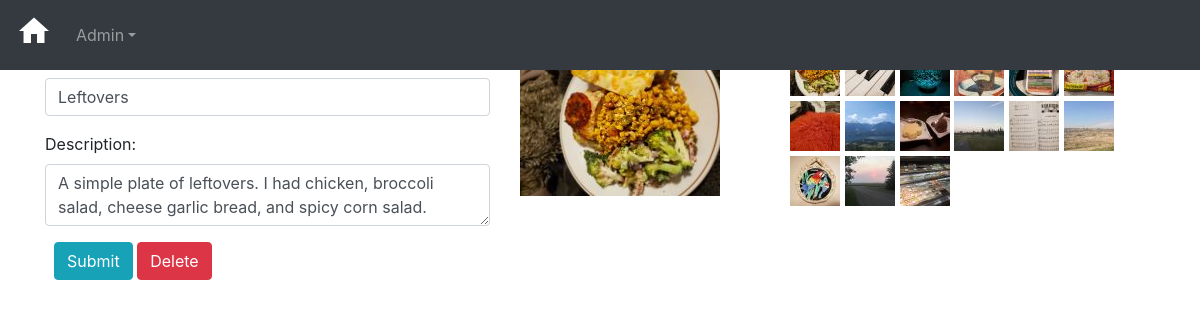
Page /admin/edit.php (signed in) on the committed database.
### tables this page shows
CREATE TABLE `tgo_Image` (
  `id` int(11) NOT NULL,
  `tgo_file` varchar(255) NOT NULL,
  `tgo_title` varchar(255) NOT NULL,
  `tgo_description` varchar(255) NOT NULL
);

### admin/edit.php (the view, shortened to what this page needs)
<?php
include("../includes/header.php");
?>
<?php
$image_id = $_GET['id'];
if (!isset($image_id)) {
    $result = mysqli_query($con, "SELECT id FROM tgo_Image LIMIT 1") or die(mysqli_error($con));
    while ($row = mysqli_fetch_array($result)) {
        $image_id = $row['id'];
    }
}
$result = mysqli_query($con, "SELECT * FROM tgo_Image") or die(mysqli_error($con));
while ($row = mysqli_fetch_array($result)) {
    $title = $row['tgo_title'];
    $image = $row['tgo_file'];
    $id = $row['id'];
    $editLinks .= "\n<a class=\"edit-link\" id=\"style-links\" href=\"edit.php?id=$id\"><img src=\"../images/squares50/$image\" alt=\"thumbnail\" /></a>";
}
$result = mysqli_query($con, "SELECT * FROM tgo_Image WHERE id = '$image_id'") or die(mysqli_error($con));
while ($row = mysqli_fetch_array($result)) {
    $title = $row['tgo_title'];
    $description = $row['tgo_description'];
    $imageFile = $row['tgo_file'];
}
?>
<h2>Edit</h2>
<div class="row">
    <div class="col-5">
        <form id="myform" name="myform" method="post" action="<?php echo htmlspecialchars($_SERVER['REQUEST_URI']); ?>">
            <div class="form-group">
                <label for="title">Title:</label>
                <input type="text" name="title" class="form-control" value="<?php if ($title) {
                                                                                echo $title;
                                                                            } ?>">
            </div>
            <div class="form-group">
                <label for="description">Description:</label>
                <textarea name="description" class="form-control"><?php if ($description) {
                                                                        echo $description;
                                                                    } ?></textarea>
            </div>
            <div class="form-group">
                <label for="submit">&nbsp;</label>
                <input type="submit" name="submit" class="btn btn-info" value="Submit">
                <a class="btn btn-danger del" href="delete.php?id=<?php echo $image_id ?>">Delete</a>
            </div>
        </form>
    </div>
    <div class="col-3">
        <img src="../images/thumbs200/<?php if ($imageFile) {
                                            echo $imageFile;
                                        } ?>" alt="">
    </div>
    <div class="col-4">
        <div class="row d-flex justify-content-start">
            <?php echo $editLinks; ?>
        </div>
    </div>
</div>
<?php
include("../includes/footer.php");
?>

### includes/header.php (shortened to what this page needs)
<!DOCTYPE html>
<html lang="en">
<head>
  <link rel="stylesheet" href="https://maxcdn.bootstrapcdn.com/bootstrap/4.0.0/css/bootstrap.min.css">
  <link href="<?php echo BASE_URL ?>css/styles.css" rel="stylesheet">
  <link href="<?php echo BASE_URL ?>css/bootstrap-cerulean.css" rel="stylesheet">
</head>
<body>
  <nav class="navbar navbar-expand-md navbar-dark bg-dark mb-4 fixed-top">
    <a class="navbar-brand" href="<?php echo BASE_URL ?>index.php"><i class="material-icons" style="font-size:36px">home</i></a>
    <div class="collapse navbar-collapse" id="navbarCollapse">
      <ul class="navbar-nav mr-auto">
        <li class="nav-item dropdown">
          <a class="nav-link dropdown-toggle" href="#" id="dropdown01" data-toggle="dropdown" aria-haspopup="true" aria-expanded="false">Admin</a>
        </li>
      </ul>
    </div>
  </nav>
  <main role="main" class="container">

### includes/footer.php (shortened to what this page needs)
    </main>
  </body>
</html>

### admin/edit.php (style rules this page uses)
.edit-link { margin-right: .3rem; margin-bottom: .3rem; }

### rows in the picture
tgo_image: title "Leftovers", description "A simple plate of leftovers. I had chicken, broccoli salad, cheese garlic bread, and spicy corn salad.", tgo_file (picture)
tgo_image: tgo_file (picture)
tgo_image: tgo_file (picture)
tgo_image: tgo_file (picture)
tgo_image: tgo_file (picture)
tgo_image: tgo_file (picture)
tgo_image: tgo_file (picture)
tgo_image: tgo_file (picture)
tgo_image: tgo_file (picture)
tgo_image: tgo_file (picture)
tgo_image: tgo_file (picture)
tgo_image: tgo_file (picture)
tgo_image: tgo_file (picture)
tgo_image: tgo_file (picture)
tgo_image: tgo_file (picture)
